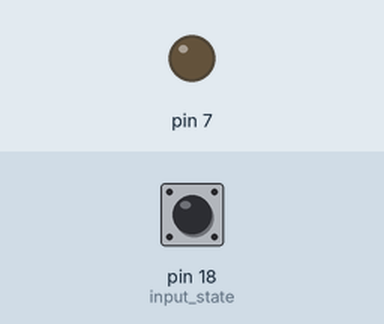
This program was run on a simulated Raspberry Pi (header pin numbers). Shown: output pins drawn as LEDs (lit = HIGH). Inputs (shaded band) come from the test bench; at power-on: pin 18 (input_state) HIGH.

Above: at 1.2 s.
1.3 s: pin 18 (input_state) pulled LOW for 0.25 s
At 1.5 s:
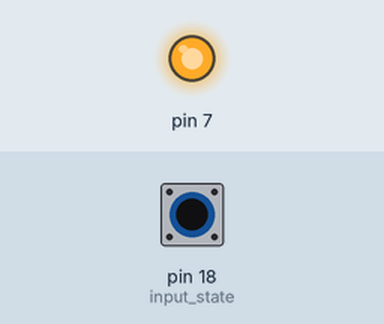
3.1 s: pin 18 (input_state) pulled LOW for 3.2 s
At 7.5 s:
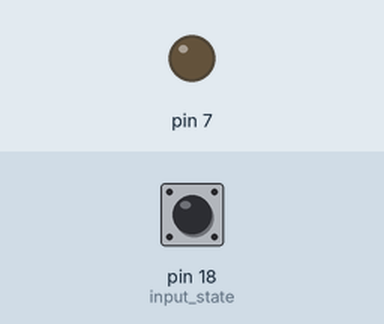
Timing chart, 0 to 9.0 s (numbered marks = the images above; inputs shaded):
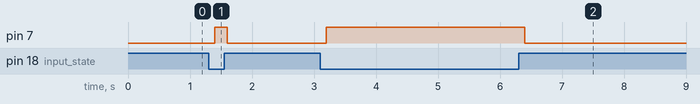

The program:

buttonControlledLED.py
```python
import RPi.GPIO as GPIO
import time

GPIO.setmode(GPIO.BOARD)

GPIO.setup(7,GPIO.OUT)
GPIO.setup(18, GPIO.IN, pull_up_down=GPIO.PUD_UP)

GPIO.output(7,False)

while True:
    input_state = GPIO.input(18)
    if input_state == False:
        #print('Button Pressed')
        GPIO.output(7,True)
        time.sleep(0.2)
    else:
	GPIO.output(7,False)
	time.sleep(0.2)
```

Measured:
- after the input at 1.3 s, pin 7: LOW → HIGH after 0.10 s, → LOW 0.20 s later
- after the input at 3.1 s, pin 7: LOW → HIGH after 0.10 s, → LOW 3.2 s later
